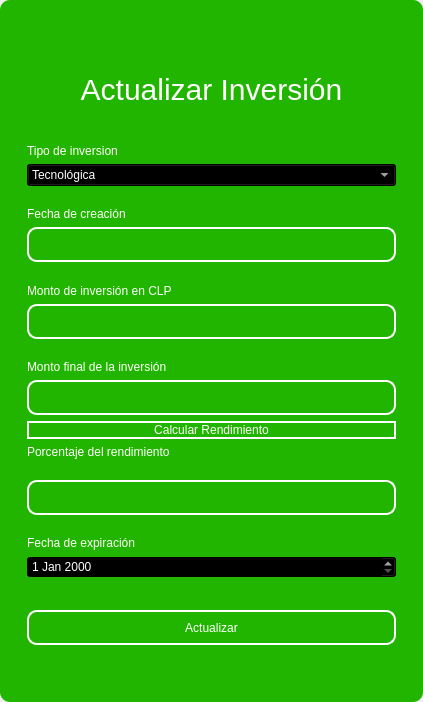
<?xml version="1.0" encoding="UTF-8"?>
<ui version="4.0">
 <class>MainWindow</class>
 <widget class="QMainWindow" name="MainWindow">
  <property name="geometry">
   <rect>
    <x>0</x>
    <y>0</y>
    <width>423</width>
    <height>702</height>
   </rect>
  </property>
  <property name="windowTitle">
   <string>MainWindow</string>
  </property>
  <property name="styleSheet">
   <string notr="true"/>
  </property>
  <widget class="QWidget" name="centralwidget">
   <property name="styleSheet">
    <string notr="true"/>
   </property>
   <layout class="QVBoxLayout" name="verticalLayout">
    <property name="spacing">
     <number>0</number>
    </property>
    <property name="leftMargin">
     <number>0</number>
    </property>
    <property name="topMargin">
     <number>0</number>
    </property>
    <property name="rightMargin">
     <number>0</number>
    </property>
    <property name="bottomMargin">
     <number>0</number>
    </property>
    <item>
     <widget class="QFrame" name="frame">
      <property name="enabled">
       <bool>true</bool>
      </property>
      <property name="styleSheet">
       <string notr="true">QFrame {
	border-radius:10px;
	background-color: rgb(33, 181, 0);
 }
</string>
      </property>
      <property name="frameShape">
       <enum>QFrame::StyledPanel</enum>
      </property>
      <property name="frameShadow">
       <enum>QFrame::Raised</enum>
      </property>
      <layout class="QVBoxLayout" name="verticalLayout_2">
       <item>
        <widget class="QFrame" name="frame_superior">
         <property name="minimumSize">
          <size>
           <width>0</width>
           <height>40</height>
          </size>
         </property>
         <property name="maximumSize">
          <size>
           <width>16777215</width>
           <height>40</height>
          </size>
         </property>
         <property name="styleSheet">
          <string notr="true">QPushButton{
border-radius:18px;
}

QPushButton:hover{
	background-color: rgb(0, 0, 0);
}
</string>
         </property>
         <property name="frameShape">
          <enum>QFrame::StyledPanel</enum>
         </property>
         <property name="frameShadow">
          <enum>QFrame::Raised</enum>
         </property>
         <layout class="QHBoxLayout" name="horizontalLayout_3">
          <property name="spacing">
           <number>4</number>
          </property>
          <property name="leftMargin">
           <number>0</number>
          </property>
          <property name="topMargin">
           <number>0</number>
          </property>
          <property name="rightMargin">
           <number>0</number>
          </property>
          <property name="bottomMargin">
           <number>0</number>
          </property>
          <item>
           <widget class="QPushButton" name="btn_icon">
            <property name="text">
             <string/>
            </property>
            <property name="iconSize">
             <size>
              <width>40</width>
              <height>40</height>
             </size>
            </property>
           </widget>
          </item>
          <item>
           <spacer name="horizontalSpacer_2">
            <property name="orientation">
             <enum>Qt::Horizontal</enum>
            </property>
            <property name="sizeHint" stdset="0">
             <size>
              <width>443</width>
              <height>20</height>
             </size>
            </property>
           </spacer>
          </item>
          <item>
           <widget class="QPushButton" name="bt_minimizar">
            <property name="minimumSize">
             <size>
              <width>38</width>
              <height>38</height>
             </size>
            </property>
            <property name="maximumSize">
             <size>
              <width>38</width>
              <height>38</height>
             </size>
            </property>
            <property name="cursor">
             <cursorShape>PointingHandCursor</cursorShape>
            </property>
            <property name="text">
             <string/>
            </property>
            <property name="icon">
             <iconset>
              <normaloff>image/minus.svg</normaloff>image/minus.svg</iconset>
            </property>
            <property name="iconSize">
             <size>
              <width>38</width>
              <height>38</height>
             </size>
            </property>
           </widget>
          </item>
          <item>
           <widget class="QPushButton" name="bt_maximizar">
            <property name="minimumSize">
             <size>
              <width>38</width>
              <height>38</height>
             </size>
            </property>
            <property name="maximumSize">
             <size>
              <width>38</width>
              <height>38</height>
             </size>
            </property>
            <property name="cursor">
             <cursorShape>PointingHandCursor</cursorShape>
            </property>
            <property name="text">
             <string/>
            </property>
            <property name="icon">
             <iconset>
              <normaloff>image/chevron-up.svg</normaloff>image/chevron-up.svg</iconset>
            </property>
            <property name="iconSize">
             <size>
              <width>38</width>
              <height>38</height>
             </size>
            </property>
           </widget>
          </item>
          <item>
           <widget class="QPushButton" name="bt_restaurar">
            <property name="minimumSize">
             <size>
              <width>38</width>
              <height>38</height>
             </size>
            </property>
            <property name="maximumSize">
             <size>
              <width>38</width>
              <height>38</height>
             </size>
            </property>
            <property name="cursor">
             <cursorShape>PointingHandCursor</cursorShape>
            </property>
            <property name="text">
             <string/>
            </property>
            <property name="icon">
             <iconset>
              <normaloff>image/chevron-down.svg</normaloff>image/chevron-down.svg</iconset>
            </property>
            <property name="iconSize">
             <size>
              <width>38</width>
              <height>38</height>
             </size>
            </property>
           </widget>
          </item>
          <item>
           <widget class="QPushButton" name="bt_cerrar">
            <property name="minimumSize">
             <size>
              <width>38</width>
              <height>38</height>
             </size>
            </property>
            <property name="maximumSize">
             <size>
              <width>38</width>
              <height>38</height>
             </size>
            </property>
            <property name="cursor">
             <cursorShape>PointingHandCursor</cursorShape>
            </property>
            <property name="text">
             <string/>
            </property>
            <property name="icon">
             <iconset>
              <normaloff>image/x.svg</normaloff>image/x.svg</iconset>
            </property>
            <property name="iconSize">
             <size>
              <width>38</width>
              <height>38</height>
             </size>
            </property>
           </widget>
          </item>
         </layout>
        </widget>
       </item>
       <item>
        <widget class="QFrame" name="frame_3">
         <property name="styleSheet">
          <string notr="true">QLabel {
	color: rgb(255, 255, 254);
	font: 12pt &quot;Arial&quot;;
	background-color: rgba(0, 0, 0,0);
}

QTextEdit{
background-color: rgba(0, 0, 0,0);
border-radius:10px; 
font: 12pt &quot;Arial&quot;;
color: rgb(255, 255, 254);
border: 2px solid  rgb(255, 255, 255);

}

QTextEdit:hover{
background-color: rgba(0, 0, 0,0);
border-radius:10px; 
font: 12pt &quot;Arial&quot;;
border: 2px solid  rgb(120, 0, 171);
}

QTextEdit:focus{
background-color: rgb(0, 0, 0);
border-radius:10px; 
font: 12pt &quot;Arial&quot;;
border: 2px solid rgb(120, 0, 171);
}

QLineEdit{
background-color: rgba(0, 0, 0,0);
border-radius:10px; 
font: 12pt &quot;Arial&quot;;
color: rgb(255, 255, 254);
border: 2px solid  rgb(255, 255, 255);

}

QLineEdit:hover{
background-color: rgba(0, 0, 0,0);
border-radius:10px; 
font: 12pt &quot;Arial&quot;;
border: 2px solid  rgb(120, 0, 171);
}

QLineEdit:focus{
background-color: rgb(0, 0, 0);
border-radius:10px; 
font: 12pt &quot;Arial&quot;;
border: 2px solid rgb(120, 0, 171);
}

QCheckBox{
	font: 12pt &quot;Arial&quot;;
	color: rgb(255, 255, 255);
}

QCheckBox::indicator {
    width: 18px;
    height:18px;
}

QCheckBox::indicator:unchecked {
   background-image: url(image/square.svg);
}

QCheckBox::indicator:checked {
   background-image: url(image/check-square.svg);
}

QPushButton{
border-radius:10px; 
font: 12pt &quot;Arial&quot;;
color: rgb(255, 255, 254);
border: 2px solid #ffffff;
}

QPushButton:hover{
border-radius:10px; 
font: 12pt &quot;Arial&quot;;
color: rgb(255, 255, 255);
border: 2px solid rgb(120, 0, 171);
	background-color: rgb(120, 0, 171);
}
</string>
         </property>
         <property name="frameShape">
          <enum>QFrame::StyledPanel</enum>
         </property>
         <property name="frameShadow">
          <enum>QFrame::Raised</enum>
         </property>
         <layout class="QHBoxLayout" name="horizontalLayout_4">
          <item>
           <layout class="QVBoxLayout" name="verticalLayout_4">
            <item>
             <widget class="QLabel" name="label_3">
              <property name="minimumSize">
               <size>
                <width>100</width>
                <height>50</height>
               </size>
              </property>
              <property name="styleSheet">
               <string notr="true">font-size: 30px;
color: rgb(255, 255, 255);</string>
              </property>
              <property name="text">
               <string>Actualizar Inversión</string>
              </property>
              <property name="alignment">
               <set>Qt::AlignCenter</set>
              </property>
             </widget>
            </item>
            <item>
             <widget class="QFrame" name="frame_4">
              <property name="maximumSize">
               <size>
                <width>400</width>
                <height>600</height>
               </size>
              </property>
              <property name="styleSheet">
               <string notr="true">QLabel {
	color: rgb(255, 255, 254);
	font: 12pt &quot;Arial&quot;;
	background-color: rgba(0, 0, 0,0);
}

QTextEdit{
background-color: rgba(0, 0, 0,0);
border-radius:10px; 
font: 12pt &quot;Arial&quot;;
color: rgb(255, 255, 254);
border: 2px solid  rgb(255, 255, 255);

}

QTextEdit:hover{
background-color: rgba(0, 0, 0,0);
border-radius:10px; 
font: 12pt &quot;Arial&quot;;
border: 2px solid  rgb(120, 0, 171);
}

QTextEdit:focus{
background-color: rgb(0, 0, 0);
border-radius:10px; 
font: 12pt &quot;Arial&quot;;
border: 2px solid rgb(120, 0, 171);
}

QLineEdit{
background-color: rgba(0, 0, 0,0);
border-radius:10px; 
font: 12pt &quot;Arial&quot;;
color: rgb(255, 255, 254);
border: 2px solid  rgb(255, 255, 255);

}

QLineEdit:hover{
background-color: rgba(0, 0, 0,0);
border-radius:10px; 
font: 12pt &quot;Arial&quot;;
border: 2px solid  rgb(120, 0, 171);
}

QLineEdit:focus{
background-color: rgb(0, 0, 0);
border-radius:10px; 
font: 12pt &quot;Arial&quot;;
border: 2px solid rgb(120, 0, 171);
}

QCheckBox{
	font: 12pt &quot;Arial&quot;;
	color: rgb(255, 255, 255);
}

QCheckBox::indicator {
    width: 18px;
    height:18px;
}

QCheckBox::indicator:unchecked {
   background-image: url(image/square.svg);
}

QCheckBox::indicator:checked {
   background-image: url(image/check-square.svg);
}

QPushButton{
border-radius:10px; 
font: 12pt &quot;Arial&quot;;
color: rgb(255, 255, 254);
border: 2px solid #ffffff;
}

QPushButton:hover{
border-radius:10px; 
font: 12pt &quot;Arial&quot;;
color: rgb(255, 255, 255);
border: 2px solid rgb(120, 0, 171);
	background-color: rgb(120, 0, 171);
}
</string>
              </property>
              <property name="frameShape">
               <enum>QFrame::StyledPanel</enum>
              </property>
              <property name="frameShadow">
               <enum>QFrame::Raised</enum>
              </property>
              <layout class="QVBoxLayout" name="verticalLayout_3">
               <item>
                <spacer name="verticalSpacer_3">
                 <property name="orientation">
                  <enum>Qt::Vertical</enum>
                 </property>
                 <property name="sizeHint" stdset="0">
                  <size>
                   <width>20</width>
                   <height>40</height>
                  </size>
                 </property>
                </spacer>
               </item>
               <item>
                <widget class="QLabel" name="label_4">
                 <property name="text">
                  <string>Tipo de inversion</string>
                 </property>
                </widget>
               </item>
               <item>
                <widget class="QComboBox" name="type_combobox">
                 <property name="styleSheet">
                  <string notr="true">background-color: rgb(0, 0, 0);
color: rgb(255, 255, 255);</string>
                 </property>
                 <item>
                  <property name="text">
                   <string>Tecnológica</string>
                  </property>
                 </item>
                 <item>
                  <property name="text">
                   <string>Marketing Digital</string>
                  </property>
                 </item>
                 <item>
                  <property name="text">
                   <string>Recurso Humano</string>
                  </property>
                 </item>
                 <item>
                  <property name="text">
                   <string>Expansión de mercado</string>
                  </property>
                 </item>
                 <item>
                  <property name="text">
                   <string>Investigación y desarrollo (I+D)</string>
                  </property>
                 </item>
                 <item>
                  <property name="text">
                   <string>Soporte y Atención al Cliente</string>
                  </property>
                 </item>
                </widget>
               </item>
               <item>
                <spacer name="verticalSpacer_4">
                 <property name="orientation">
                  <enum>Qt::Vertical</enum>
                 </property>
                 <property name="sizeHint" stdset="0">
                  <size>
                   <width>20</width>
                   <height>40</height>
                  </size>
                 </property>
                </spacer>
               </item>
               <item>
                <widget class="QLabel" name="label_7">
                 <property name="text">
                  <string>Fecha de creación</string>
                 </property>
                </widget>
               </item>
               <item>
                <widget class="QLineEdit" name="datetxt">
                 <property name="enabled">
                  <bool>false</bool>
                 </property>
                 <property name="minimumSize">
                  <size>
                   <width>0</width>
                   <height>35</height>
                  </size>
                 </property>
                </widget>
               </item>
               <item>
                <spacer name="verticalSpacer">
                 <property name="orientation">
                  <enum>Qt::Vertical</enum>
                 </property>
                 <property name="sizeHint" stdset="0">
                  <size>
                   <width>20</width>
                   <height>40</height>
                  </size>
                 </property>
                </spacer>
               </item>
               <item>
                <widget class="QLabel" name="label_5">
                 <property name="text">
                  <string>Monto de inversión en CLP</string>
                 </property>
                </widget>
               </item>
               <item>
                <widget class="QLineEdit" name="amounttxt">
                 <property name="minimumSize">
                  <size>
                   <width>0</width>
                   <height>35</height>
                  </size>
                 </property>
                 <property name="maximumSize">
                  <size>
                   <width>16777215</width>
                   <height>16777215</height>
                  </size>
                 </property>
                 <property name="echoMode">
                  <enum>QLineEdit::Normal</enum>
                 </property>
                </widget>
               </item>
               <item>
                <spacer name="verticalSpacer_5">
                 <property name="orientation">
                  <enum>Qt::Vertical</enum>
                 </property>
                 <property name="sizeHint" stdset="0">
                  <size>
                   <width>20</width>
                   <height>40</height>
                  </size>
                 </property>
                </spacer>
               </item>
               <item>
                <widget class="QLabel" name="label">
                 <property name="text">
                  <string>Monto final de la inversión</string>
                 </property>
                </widget>
               </item>
               <item>
                <widget class="QLineEdit" name="amount_endtxt">
                 <property name="minimumSize">
                  <size>
                   <width>0</width>
                   <height>35</height>
                  </size>
                 </property>
                </widget>
               </item>
               <item>
                <widget class="QPushButton" name="btn_calculate_yield">
                 <property name="cursor">
                  <cursorShape>PointingHandCursor</cursorShape>
                 </property>
                 <property name="text">
                  <string>Calcular Rendimiento</string>
                 </property>
                </widget>
               </item>
               <item>
                <widget class="QLabel" name="label_2">
                 <property name="text">
                  <string>Porcentaje del rendimiento</string>
                 </property>
                </widget>
               </item>
               <item>
                <spacer name="verticalSpacer_6">
                 <property name="orientation">
                  <enum>Qt::Vertical</enum>
                 </property>
                 <property name="sizeHint" stdset="0">
                  <size>
                   <width>20</width>
                   <height>40</height>
                  </size>
                 </property>
                </spacer>
               </item>
               <item>
                <widget class="QLineEdit" name="yieldtxt">
                 <property name="enabled">
                  <bool>false</bool>
                 </property>
                 <property name="minimumSize">
                  <size>
                   <width>0</width>
                   <height>35</height>
                  </size>
                 </property>
                </widget>
               </item>
               <item>
                <spacer name="verticalSpacer_10">
                 <property name="orientation">
                  <enum>Qt::Vertical</enum>
                 </property>
                 <property name="sizeHint" stdset="0">
                  <size>
                   <width>20</width>
                   <height>40</height>
                  </size>
                 </property>
                </spacer>
               </item>
               <item>
                <widget class="QLabel" name="label_6">
                 <property name="text">
                  <string>Fecha de expiración</string>
                 </property>
                </widget>
               </item>
               <item>
                <widget class="QDateEdit" name="expiration_date">
                 <property name="styleSheet">
                  <string notr="true">background-color: rgb(0, 0, 0);
color: rgb(255, 255, 255);</string>
                 </property>
                </widget>
               </item>
               <item>
                <spacer name="verticalSpacer_9">
                 <property name="orientation">
                  <enum>Qt::Vertical</enum>
                 </property>
                 <property name="sizeHint" stdset="0">
                  <size>
                   <width>20</width>
                   <height>50</height>
                  </size>
                 </property>
                </spacer>
               </item>
               <item>
                <widget class="QPushButton" name="btn_update">
                 <property name="minimumSize">
                  <size>
                   <width>0</width>
                   <height>35</height>
                  </size>
                 </property>
                 <property name="cursor">
                  <cursorShape>PointingHandCursor</cursorShape>
                 </property>
                 <property name="text">
                  <string>Actualizar</string>
                 </property>
                </widget>
               </item>
               <item>
                <spacer name="verticalSpacer_7">
                 <property name="orientation">
                  <enum>Qt::Vertical</enum>
                 </property>
                 <property name="sizeHint" stdset="0">
                  <size>
                   <width>20</width>
                   <height>40</height>
                  </size>
                 </property>
                </spacer>
               </item>
               <item>
                <spacer name="verticalSpacer_8">
                 <property name="orientation">
                  <enum>Qt::Vertical</enum>
                 </property>
                 <property name="sizeHint" stdset="0">
                  <size>
                   <width>20</width>
                   <height>40</height>
                  </size>
                 </property>
                </spacer>
               </item>
              </layout>
             </widget>
            </item>
           </layout>
          </item>
         </layout>
        </widget>
       </item>
      </layout>
     </widget>
    </item>
   </layout>
  </widget>
 </widget>
 <resources/>
 <connections/>
</ui>
